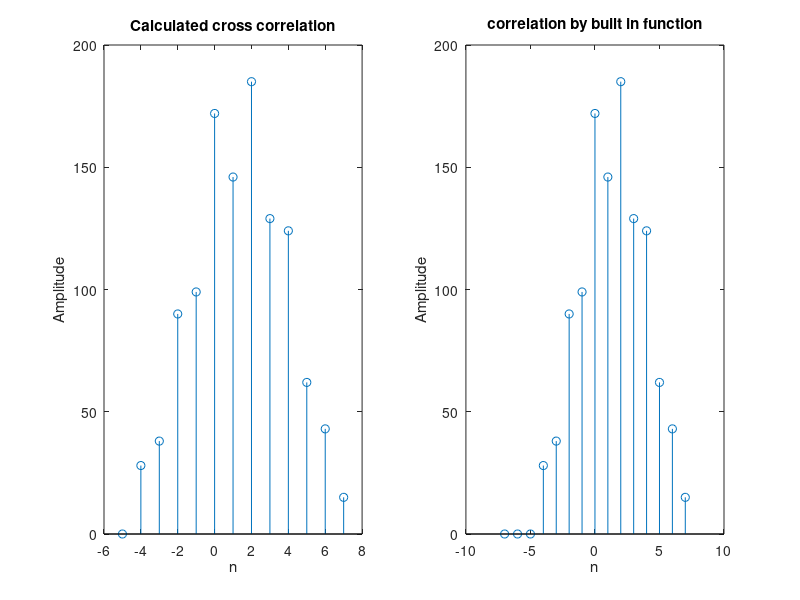

This figure's MATLAB source:
clear;
clc;

x = [ 4 2 6 3 8 1 5 ] % x1 
h = [ 3 8 6 9 6 7  ]   % x2 
ax = -1      % starting point of x1 
ah = -2      % starting point of x2 

% padding zeros for adjusting origen of two signals at same index
if ax>ah
    x = [zeros(1,ax-ah) x];
elseif ax<ah 
    h = [zeros(1,ah-ax) h];
end

% defining the final cross correlation solution
Y = zeros(1,numel(x)+numel(h)-1);

% x axis variable of final solution
s = -numel(h)+1:numel(x)-1;

% padding zeros to x 
xa = [x , zeros(1,(numel(Y)-numel(x)))];
 

for i = 1:numel(Y) % caluclating for each element of Y
    
    Y(i) = 0; % initially assigned zero
   
    for j = 1:i    
        
        if (j-s(i))>0  % not considering non overlapping elements of shifted h  
            % h is shifted and multiplied to x element wise by the
            % corresponding shift and added to Y(i)
            Y(i) = Y(i)+xa(j)*h(j-s(i)); 
        end
        
    end
   
end

% plotting the calculated values
subplot(1,2,1)
stem(s,Y)
xlabel('n')
ylabel('Amplitude')
title('Calculated cross correlation')

% by inbuilt function 'xcorr(x,h)' 

% xcorr() has different dimensions and shift as of Y 
% so corresponding shift 'r' is used adjust x axis vector 's'
if numel(x)==numel(h)
    r = 0;
else
    r = numel(x)-numel(h)
end

 v = [s(1)-r:s(1)+numel(xcorr(x,h))-r-1];
 u = xcorr(x,h);

subplot(1,2,2)
stem(v,u)
xlabel('n')
ylabel('Amplitude')
title('correlation by built in function')
